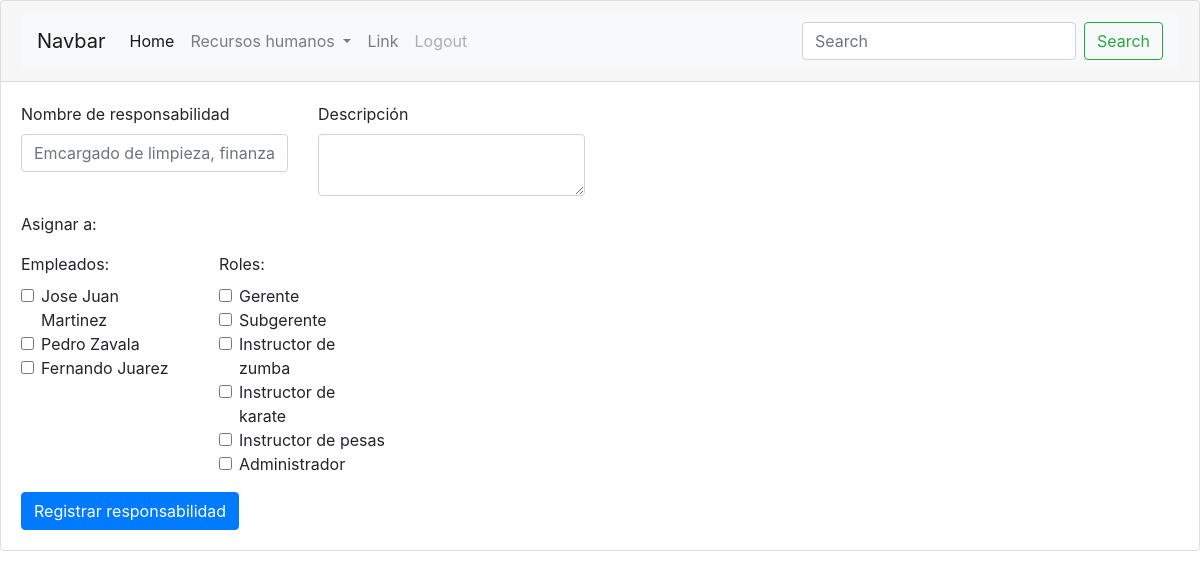
Before: /RH/responsabilidades/create (signed in) with the older database file.
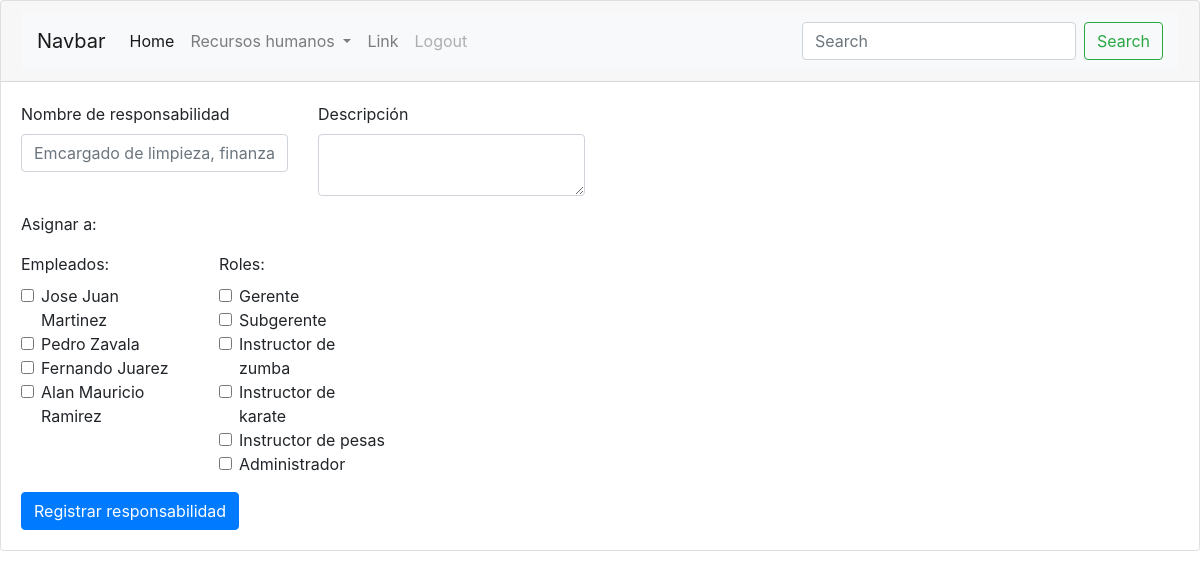
After: the same page with the newer database file.
### RH/models.py (models this page shows)
class Empleado(models.Model):
	nombre=models.CharField(max_length=120)
	apellido_paterno=models.CharField(max_length=120)
	apellido_materno=models.CharField(max_length=120,blank=True,null=True)
	fecha_de_nacimiento=models.DateTimeField(blank=True,null=True)
	fecha_de_alta=models.DateTimeField(default=timezone.now)
	rol=models.ForeignKey(Rol,on_delete=models.CASCADE)
	usuario=models.OneToOneField('auth.User',on_delete=models.CASCADE)

class Rol(models.Model):
	nombre=models.CharField(max_length=120)
	descripcion=models.TextField()

### RH/views.py (the view)
# urls.py: path('responsabilidades/create',views.responsabilidades_create,name='r_create'),
@login_required
def responsabilidades_create(request):
	roles=Rol.objects.all()
	empleados=Empleado.objects.all()
	if request.method=="POST":
		form=ResponsabilidadForm(request.POST)
		if form.is_valid():
			form.save()
			sweetify.success(request,'Responsabilidad agregada',timer=1500)
			return responsabilidades_index(request)
	return render(request,'RH/responsabilidades_create.html',{'roles':roles,'empleados':empleados})

### RH/templates/RH/responsabilidades_create.html (shortened to what this page needs)
{% extends "base.html" %}
{% block content %}
  <form method="POST">
    <div class="row">
      <div class="form-group col-md-3">
        <label for="nombre">Nombre de responsabilidad</label>
        <input type="text" class="form-control" id="nombre" placeholder="Emcargado de limpieza, finanzas, etc. " name="nombre" value="{%firstof responsabilidad.nombre%}">
      </div>
      <div class="form-group col-md-3">
        <label for="descripcion">Descripción</label>
        <textarea class="form-control" id="descripcion" name="descripcion">{%firstof responsabilidad.descripcion%}</textarea>
      </div>
    </div>
    <div class="form-group row">
    	<label class="form-group col-12">Asignar a:</label>
	    <div class="col-sm-2">
	    	<label>Empleados:</label>
	    	{%for empleado in empleados%}
		    	<div class="form-check">
		    		<input class="form-check-input" type="checkbox" name="empleados" value="{{empleado.pk}}" id="defaultCheck1"
		    		>
				  <label class="form-check-label" for="defaultCheck1">
				    {{empleado.nombre}} {{empleado.apellido_paterno}}
				  </label>
				</div>
			{%endfor%}
		</div>
		<div class="col-sm-2">
			<label>Roles:</label>
			{%for rol in roles%}
		    	<div class="form-check">
				  <input class="form-check-input" type="checkbox" value="{{rol.pk}}" name="roles" id="defaultCheck1"
				  >
				  <label class="form-check-label" for="defaultCheck1">
				    {{rol.nombre}}
				  </label>
				</div>
			{%endfor%}
	    </div>
	</div>
    <button type="submit" class="btn btn-primary">Registrar responsabilidad</button>
  </form>
{% endblock content %}

Changed rows visible on the page:
added Empleado: nombre "Alan Mauricio", apellido_paterno "Ramirez"
